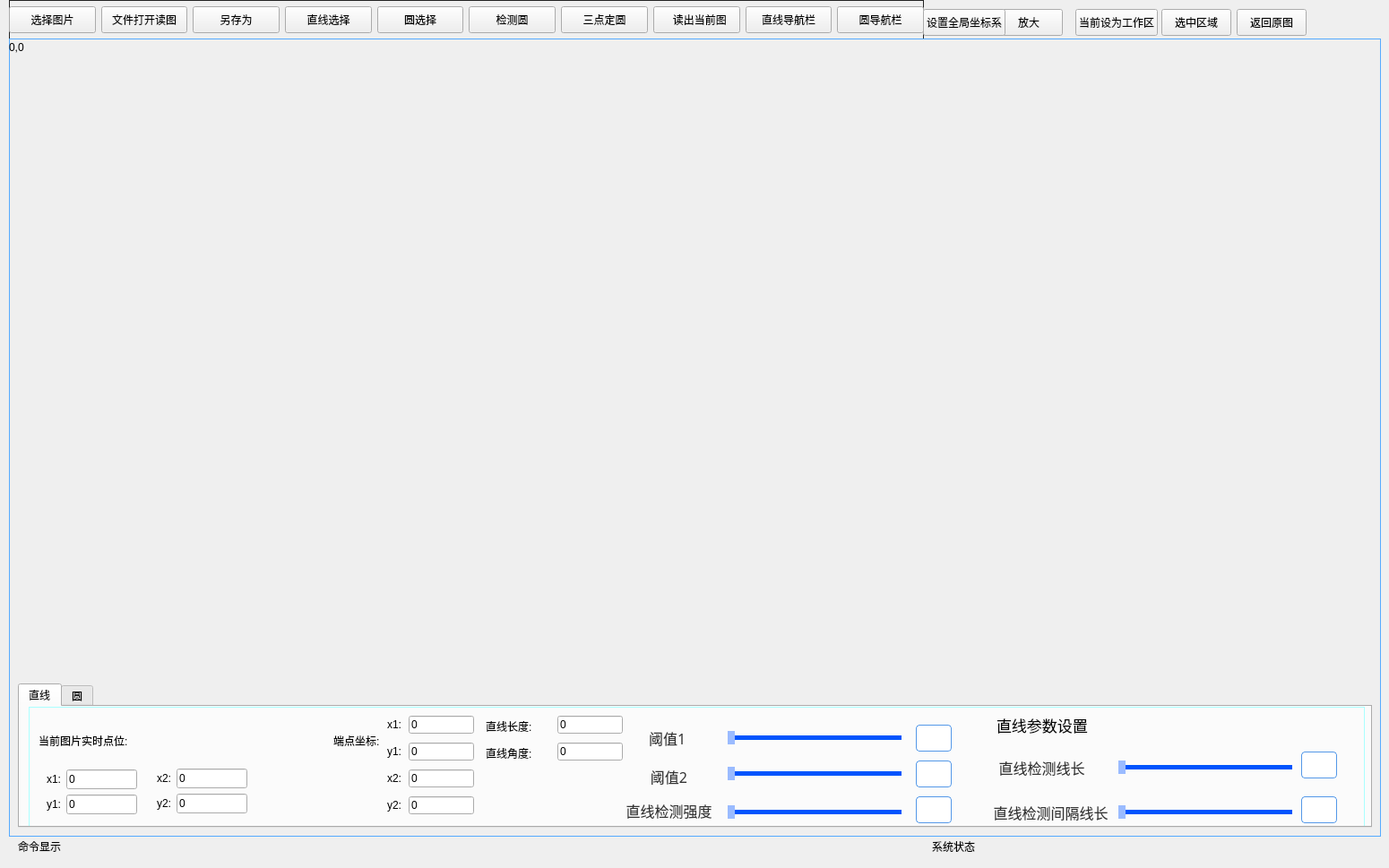
  <widget class="QWidget" name="centralWidget">
   <widget class="QWidget" name="widget" native="true">
    <property name="geometry">
     <rect>
      <x>10</x>
      <y>0</y>
      <width>1021</width>
      <height>44</height>
     </rect>
    </property>
    <property name="styleSheet">
     <string notr="true">QWidget#widget{border:1px solid #242424;}</string>
    </property>
    <layout class="QHBoxLayout" name="horizontalLayout">
     <item>
      <widget class="QPushButton" name="pushButton">
       <property name="minimumSize">
        <size>
         <width>0</width>
         <height>30</height>
        </size>
       </property>
       <property name="text">
        <string>选择图片</string>
       </property>
      </widget>
     </item>
     <item>
      <widget class="QPushButton" name="Btn_SaveFile">
       <property name="minimumSize">
        <size>
         <width>0</width>
         <height>30</height>
        </size>
       </property>
       <property name="text">
        <string>文件打开读图</string>
       </property>
      </widget>
     </item>
     <item>
      <widget class="QPushButton" name="Btn_SaveOther">
       <property name="minimumSize">
        <size>
         <width>0</width>
         <height>30</height>
        </size>
       </property>
       <property name="text">
        <string>另存为</string>
       </property>
      </widget>
     </item>
     <item>
      <widget class="QPushButton" name="pushButton_3">
       <property name="minimumSize">
        <size>
         <width>0</width>
         <height>30</height>
        </size>
       </property>
       <property name="text">
        <string>直线选择</string>
       </property>
      </widget>
     </item>
     <item>
      <widget class="QPushButton" name="pushButton_4">
       <property name="minimumSize">
        <size>
         <width>0</width>
         <height>30</height>
        </size>
       </property>
       <property name="text">
        <string>圆选择</string>
       </property>
      </widget>
     </item>
     <item>
      <widget class="QPushButton" name="Btn_CirNewChosse">
       <property name="minimumSize">
        <size>
         <width>0</width>
         <height>30</height>
        </size>
       </property>
       <property name="text">
        <string>检测圆</string>
       </property>
      </widget>
     </item>
     <item>
      <widget class="QPushButton" name="Btn_HuaYuan">
       <property name="minimumSize">
        <size>
         <width>0</width>
         <height>30</height>
        </size>
       </property>
       <property name="text">
        <string>三点定圆</string>
       </property>
      </widget>
     </item>
     <item>
      <widget class="QPushButton" name="pushButton_6">
       <property name="minimumSize">
        <size>
         <width>0</width>
         <height>30</height>
        </size>
       </property>
       <property name="text">
        <string>  读出当前图</string>
       </property>
      </widget>
     </item>
     <item>
      <widget class="QPushButton" name="pushButton_12">
       <property name="minimumSize">
        <size>
         <width>0</width>
         <height>30</height>
        </size>
       </property>
       <property name="text">
        <string>直线导航栏</string>
       </property>
      </widget>
     </item>
     <item>
      <widget class="QPushButton" name="pushButton_11">
       <property name="minimumSize">
        <size>
         <width>0</width>
         <height>30</height>
        </size>
       </property>
       <property name="text">
        <string>圆导航栏</string>
       </property>
      </widget>
     </item>
    </layout>
   </widget>
   <widget class="QWidget" name="widget_2" native="true">
    <property name="geometry">
     <rect>
      <x>10</x>
      <y>43</y>
      <width>1531</width>
      <height>891</height>
     </rect>
    </property>
    <property name="minimumSize">
     <size>
      <width>971</width>
      <height>0</height>
     </size>
    </property>
    <property name="styleSheet">
     <string notr="true">QWidget#widget_2{border:1px solid rgb(85, 170, 255);}</string>
    </property>
    <widget class="QWidget" name="widget_4" native="true">
     <property name="geometry">
      <rect>
       <x>20</x>
       <y>10</y>
       <width>1501</width>
       <height>711</height>
      </rect>
     </property>
     <layout class="QGridLayout" name="gridLayout">
      <property name="leftMargin">
       <number>0</number>
      </property>
      <property name="topMargin">
       <number>0</number>
      </property>
      <property name="rightMargin">
       <number>0</number>
      </property>
      <property name="bottomMargin">
       <number>0</number>
      </property>
      <property name="spacing">
       <number>0</number>
      </property>
     </layout>
    </widget>
    <widget class="QTabWidget" name="tabWidget_2">
     <property name="geometry">
      <rect>
       <x>10</x>
       <y>720</y>
       <width>1511</width>
       <height>161</height>
      </rect>
     </property>
     <property name="currentIndex">
      <number>0</number>
     </property>
     <widget class="QWidget" name="tab_3">
      <attribute name="title">
       <string>直线</string>
      </attribute>
      <widget class="QWidget" name="widget_3" native="true">
       <property name="geometry">
        <rect>
         <x>10</x>
         <y>0</y>
         <width>1491</width>
         <height>134</height>
        </rect>
       </property>
       <property name="styleSheet">
        <string notr="true">QWidget#widget_3{border:1px solid rgb(170, 255, 255);}</string>
       </property>
       <widget class="QWidget" name="layoutWidget">
        <property name="geometry">
         <rect>
          <x>143</x>
          <y>69</y>
          <width>101</width>
          <height>52</height>
         </rect>
        </property>
        <layout class="QVBoxLayout" name="verticalLayout_4">
         <item>
          <layout class="QHBoxLayout" name="horizontalLayout_10">
           <item>
            <widget class="QLabel" name="label_4">
             <property name="maximumSize">
              <size>
               <width>100</width>
               <height>16777215</height>
              </size>
             </property>
             <property name="text">
              <string>x2:</string>
             </property>
            </widget>
           </item>
           <item>
            <widget class="QLineEdit" name="lineEdit_start_x_2">
             <property name="maximumSize">
              <size>
               <width>100</width>
               <height>16777215</height>
              </size>
             </property>
             <property name="text">
              <string>0</string>
             </property>
            </widget>
           </item>
          </layout>
         </item>
         <item>
          <layout class="QHBoxLayout" name="horizontalLayout_12">
           <item>
            <widget class="QLabel" name="label_13">
             <property name="maximumSize">
              <size>
               <width>100</width>
               <height>16777215</height>
              </size>
             </property>
             <property name="text">
              <string>y2:</string>
             </property>
            </widget>
           </item>
           <item>
            <widget class="QLineEdit" name="lineEdit_start_y_2">
             <property name="maximumSize">
              <size>
               <width>100</width>
               <height>16777215</height>
              </size>
             </property>
             <property name="text">
              <string>0</string>
             </property>
            </widget>
           </item>
          </layout>
         </item>
        </layout>
       </widget>
       <widget class="QLabel" name="label_10">
        <property name="geometry">
         <rect>
          <x>11</x>
          <y>30</y>
          <width>151</width>
          <height>16</height>
         </rect>
        </property>
        <property name="text">
         <string>当前图片实时点位:</string>
        </property>
       </widget>
       <widget class="QWidget" name="layoutWidget_2">
        <property name="geometry">
         <rect>
          <x>20</x>
          <y>70</y>
          <width>101</width>
          <height>52</height>
         </rect>
        </property>
        <layout class="QVBoxLayout" name="verticalLayout_3">
         <item>
          <layout class="QHBoxLayout" name="horizontalLayout_8">
           <item>
            <widget class="QLabel" name="label_3">
             <property name="maximumSize">
              <size>
               <width>100</width>
               <height>16777215</height>
              </size>
             </property>
             <property name="text">
              <string>x1:</string>
             </property>
            </widget>
           </item>
           <item>
            <widget class="QLineEdit" name="lineEdit_start_x">
             <property name="maximumSize">
              <size>
               <width>100</width>
               <height>16777215</height>
              </size>
             </property>
             <property name="text">
              <string>0</string>
             </property>
            </widget>
           </item>
          </layout>
         </item>
         <item>
          <layout class="QHBoxLayout" name="horizontalLayout_9">
           <item>
            <widget class="QLabel" name="label_9">
             <property name="maximumSize">
              <size>
               <width>100</width>
               <height>16777215</height>
              </size>
             </property>
             <property name="text">
              <string>y1:</string>
             </property>
            </widget>
           </item>
           <item>
            <widget class="QLineEdit" name="lineEdit_start_y">
             <property name="maximumSize">
              <size>
               <width>100</width>
               <height>16777215</height>
              </size>
             </property>
             <property name="text">
              <string>0</string>
             </property>
            </widget>
           </item>
          </layout>
         </item>
        </layout>
       </widget>
       <widget class="QLabel" name="label_14">
        <property name="geometry">
         <rect>
          <x>340</x>
          <y>30</y>
          <width>81</width>
          <height>16</height>
         </rect>
        </property>
        <property name="text">
         <string>端点坐标:</string>
        </property>
       </widget>
       <widget class="QLabel" name="label_15">
        <property name="geometry">
         <rect>
          <x>400</x>
          <y>40</y>
          <width>18</width>
          <height>20</height>
         </rect>
        </property>
        <property name="maximumSize">
         <size>
          <width>100</width>
          <height>16777215</height>
         </size>
        </property>
        <property name="text">
         <string>y1:</string>
        </property>
       </widget>
       <widget class="QLabel" name="label_5">
        <property name="geometry">
         <rect>
          <x>400</x>
          <y>10</y>
          <width>18</width>
          <height>20</height>
         </rect>
        </property>
        <property name="maximumSize">
         <size>
          <width>100</width>
          <height>16777215</height>
         </size>
        </property>
        <property name="text">
         <string>x1:</string>
        </property>
       </widget>
       <widget class="QLineEdit" name="lineEdit_Dpointy">
        <property name="geometry">
         <rect>
          <x>424</x>
          <y>40</y>
          <width>73</width>
          <height>20</height>
         </rect>
        </property>
        <property name="maximumSize">
         <size>
          <width>100</width>
          <height>16777215</height>
         </size>
        </property>
        <property name="text">
         <string>0</string>
        </property>
       </widget>
       <widget class="QLineEdit" name="lineEdit_Dpointx">
        <property name="geometry">
         <rect>
          <x>424</x>
          <y>10</y>
          <width>73</width>
          <height>20</height>
         </rect>
        </property>
        <property name="maximumSize">
         <size>
          <width>100</width>
          <height>16777215</height>
         </size>
        </property>
        <property name="text">
         <string>0</string>
        </property>
       </widget>
       <widget class="QLineEdit" name="lineEdit_Lenth">
        <property name="geometry">
         <rect>
          <x>590</x>
          <y>10</y>
          <width>73</width>
          <height>20</height>
         </rect>
        </property>
        <property name="maximumSize">
         <size>
          <width>100</width>
          <height>16777215</height>
         </size>
        </property>
        <property name="text">
         <string>0</string>
        </property>
       </widget>
       <widget class="QLabel" name="label_16">
        <property name="geometry">
         <rect>
          <x>510</x>
          <y>12</y>
          <width>61</width>
          <height>20</height>
         </rect>
        </property>
        <property name="text">
         <string>直线长度:</string>
        </property>
       </widget>
       <widget class="QLabel" name="label_6">
        <property name="geometry">
         <rect>
          <x>400</x>
          <y>70</y>
          <width>18</width>
          <height>20</height>
         </rect>
        </property>
        <property name="maximumSize">
         <size>
          <width>100</width>
          <height>16777215</height>
         </size>
        </property>
        <property name="text">
         <string>x2:</string>
        </property>
       </widget>
       <widget class="QLineEdit" name="lineEdit_Dpointx_2">
        <property name="geometry">
         <rect>
          <x>424</x>
          <y>70</y>
          <width>73</width>
          <height>20</height>
         </rect>
        </property>
        <property name="maximumSize">
         <size>
          <width>100</width>
          <height>16777215</height>
         </size>
        </property>
        <property name="text">
         <string>0</string>
        </property>
       </widget>
       <widget class="QLabel" name="label_17">
        <property name="geometry">
         <rect>
          <x>400</x>
          <y>100</y>
          <width>18</width>
          <height>20</height>
         </rect>
        </property>
        <property name="maximumSize">
         <size>
          <width>100</width>
          <height>16777215</height>
         </size>
        </property>
        <property name="text">
         <string>y2:</string>
        </property>
       </widget>
       <widget class="QLineEdit" name="lineEdit_Dpointy_2">
        <property name="geometry">
         <rect>
          <x>424</x>
          <y>100</y>
          <width>73</width>
          <height>20</height>
         </rect>
        </property>
        <property name="maximumSize">
         <size>
          <width>100</width>
          <height>16777215</height>
         </size>
        </property>
        <property name="text">
         <string>0</string>
        </property>
       </widget>
       <widget class="QLineEdit" name="lineEdit_angle">
        <property name="geometry">
         <rect>
          <x>590</x>
          <y>40</y>
          <width>73</width>
          <height>20</height>
         </rect>
        </property>
        <property name="maximumSize">
         <size>
          <width>100</width>
          <height>16777215</height>
         </size>
        </property>
        <property name="text">
         <string>0</string>
        </property>
       </widget>
       <widget class="QLabel" name="label_18">
        <property name="geometry">
         <rect>
          <x>510</x>
          <y>42</y>
          <width>61</width>
          <height>20</height>
         </rect>
        </property>
        <property name="text">
         <string>直线角度:</string>
        </property>
       </widget>
       <widget class="QSlider" name="horizontalSlider_Binarization">
        <property name="geometry">
         <rect>
          <x>780</x>
          <y>67</y>
          <width>200</width>
          <height>15</height>
         </rect>
        </property>
        <property name="styleSheet">
         <string notr="true">QSlider{
    border: 1px solid transparent;
}
QSlider::groove{
    border: 1px solid   rgb(0,84,253);
    background:  rgb(0,84,253);
}
QSlider::handle {/*设置中间的那个滑动的键*/                           
    border: 1px solid   rgb(154,187,255);
    background:rgb(154,187,255);
}
QSlider::groove:horizontal {
    height: 3px; /* the groove expands to the size of the slider by default. by giving it a height, it has a fixed size */
    left:5px; right: 5px;
}
QSlider::groove:vertical{
    width: 3px;
    top: 5px; bottom: 5px;
}
QSlider::handle:horizontal{
    width: 6px;
    margin: -7px; /* height */
}
QSlider::handle:vertical{
    height: 6px;
    margin: -7px; /* height */
}
QSlider::add-page{/*还没有滑上去的地方*/
    border: 1px solid   rgb(0,84,253);
    background:  rgb(0,84,253);
}
QSlider::sub-page{/*已经划过的从地方*/                            
    background:  rgb(0,84,253);
}</string>
        </property>
        <property name="maximum">
         <number>200</number>
        </property>
        <property name="orientation">
         <enum>Qt::Horizontal</enum>
        </property>
       </widget>
       <widget class="QLineEdit" name="ldt_Gray">
        <property name="geometry">
         <rect>
          <x>990</x>
          <y>20</y>
          <width>40</width>
          <height>30</height>
         </rect>
        </property>
        <property name="styleSheet">
         <string notr="true">background: #FFFFFF;
border: 1px solid #5498E8;
box-sizing: border-box;
border-radius: 4px;

font-family: PingFang SC;
font-style: normal;
font-weight: normal;
font-size: 14px;
line-height: 20px;
/* identical to box height */


color: #666666;</string>
        </property>
       </widget>
       <widget class="QLabel" name="label_24">
        <property name="geometry">
         <rect>
          <x>1080</x>
          <y>0</y>
          <width>281</width>
          <height>41</height>
         </rect>
        </property>
        <property name="font">
         <font>
          <pointsize>13</pointsize>
         </font>
        </property>
        <property name="text">
         <string>直线参数设置</string>
        </property>
       </widget>
       <widget class="QLineEdit" name="ldt_Binarization">
        <property name="geometry">
         <rect>
          <x>990</x>
          <y>100</y>
          <width>40</width>
          <height>30</height>
         </rect>
        </property>
        <property name="styleSheet">
         <string notr="true">background: #FFFFFF;
border: 1px solid #5498E8;
box-sizing: border-box;
border-radius: 4px;

font-family: PingFang SC;
font-style: normal;
font-weight: normal;
font-size: 14px;
line-height: 20px;
/* identical to box height */


color: #666666;</string>
        </property>
       </widget>
       <widget class="QLabel" name="label_29">
        <property name="geometry">
         <rect>
          <x>650</x>
          <y>24</y>
          <width>121</width>
          <height>22</height>
         </rect>
        </property>
        <property name="styleSheet">
         <string notr="true">font-family: PingFang SC;
font-style: normal;
font-weight: normal;
font-size: 16px;
line-height: 22px;

color: #333333;</string>
        </property>
        <property name="text">
         <string> 阈值1</string>
        </property>
        <property name="alignment">
         <set>Qt::AlignCenter</set>
        </property>
       </widget>
       <widget class="QSlider" name="horizontalSlider_Gray">
        <property name="geometry">
         <rect>
          <x>780</x>
          <y>27</y>
          <width>200</width>
          <height>15</height>
         </rect>
        </property>
        <property name="styleSheet">
         <string notr="true">QSlider{
    border: 1px solid transparent;
}
QSlider::groove{
    border: 1px solid   rgb(0,84,253);
    background:  rgb(0,84,253);
}
QSlider::handle {/*设置中间的那个滑动的键*/                           
    border: 1px solid   rgb(154,187,255);
    background:rgb(154,187,255);
}
QSlider::groove:horizontal {
    height: 3px; /* the groove expands to the size of the slider by default. by giving it a height, it has a fixed size */
    left:5px; right: 5px;
}
QSlider::groove:vertical{
    width: 3px;
    top: 5px; bottom: 5px;
}
QSlider::handle:horizontal{
    width: 6px;
    margin: -7px; /* height */
}
QSlider::handle:vertical{
    height: 6px;
    margin: -7px; /* height */
}
QSlider::add-page{/*还没有滑上去的地方*/
    border: 1px solid   rgb(0,84,253);
    background:  rgb(0,84,253);
}
QSlider::sub-page{/*已经划过的从地方*/                            
    background:  rgb(0,84,253);
}</string>
        </property>
        <property name="maximum">
         <number>100</number>
        </property>
        <property name="orientation">
         <enum>Qt::Horizontal</enum>
        </property>
       </widget>
       <widget class="QLabel" name="label_30">
        <property name="geometry">
         <rect>
          <x>654</x>
          <y>67</y>
          <width>121</width>
          <height>22</height>
         </rect>
        </property>
        <property name="styleSheet">
         <string notr="true">font-family: PingFang SC;
font-style: normal;
font-weight: normal;
font-size: 16px;
line-height: 22px;

color: #333333;</string>
        </property>
        <property name="text">
         <string>阈值2</string>
        </property>
        <property name="alignment">
         <set>Qt::AlignCenter</set>
        </property>
       </widget>
       <widget class="QLabel" name="label_31">
        <property name="geometry">
         <rect>
          <x>654</x>
          <y>105</y>
          <width>121</width>
          <height>22</height>
         </rect>
        </property>
        <property name="styleSheet">
         <string notr="true">font-family: PingFang SC;
font-style: normal;
font-weight: normal;
font-size: 16px;
line-height: 22px;

color: #333333;</string>
        </property>
        <property name="text">
         <string>直线检测强度</string>
        </property>
        <property name="alignment">
         <set>Qt::AlignCenter</set>
        </property>
       </widget>
       <widget class="QLineEdit" name="ldt_LinearStrength">
        <property name="geometry">
         <rect>
          <x>990</x>
          <y>60</y>
          <width>40</width>
          <height>30</height>
         </rect>
        </property>
        <property name="styleSheet">
         <string notr="true">background: #FFFFFF;
border: 1px solid #5498E8;
box-sizing: border-box;
border-radius: 4px;

font-family: PingFang SC;
font-style: normal;
font-weight: normal;
font-size: 14px;
line-height: 20px;
/* identical to box height */


color: #666666;</string>
        </property>
       </widget>
       <widget class="QSlider" name="horizontalSlider_LinearStrength">
        <property name="geometry">
         <rect>
          <x>780</x>
          <y>110</y>
          <width>200</width>
          <height>15</height>
         </rect>
        </property>
        <property name="styleSheet">
         <string notr="true">QSlider{
    border: 1px solid transparent;
}
QSlider::groove{
    border: 1px solid   rgb(0,84,253);
    background:  rgb(0,84,253);
}
QSlider::handle {/*设置中间的那个滑动的键*/                           
    border: 1px solid   rgb(154,187,255);
    background:rgb(154,187,255);
}
QSlider::groove:horizontal {
    height: 3px; /* the groove expands to the size of the slider by default. by giving it a height, it has a fixed size */
    left:5px; right: 5px;
}
QSlider::groove:vertical{
    width: 3px;
    top: 5px; bottom: 5px;
}
QSlider::handle:horizontal{
    width: 6px;
    margin: -7px; /* height */
}
QSlider::handle:vertical{
    height: 6px;
    margin: -7px; /* height */
}
QSlider::add-page{/*还没有滑上去的地方*/
    border: 1px solid   rgb(0,84,253);
    background:  rgb(0,84,253);
}
QSlider::sub-page{/*已经划过的从地方*/                            
    background:  rgb(0,84,253);
}</string>
        </property>
        <property name="orientation">
         <enum>Qt::Horizontal</enum>
        </property>
       </widget>
       <widget class="QSlider" name="horizontalSlider_LinearLength">
        <property name="geometry">
         <rect>
          <x>1216</x>
          <y>60</y>
          <width>200</width>
          <height>15</height>
         </rect>
        </property>
        <property name="styleSheet">
         <string notr="true">QSlider{
    border: 1px solid transparent;
}
QSlider::groove{
    border: 1px solid   rgb(0,84,253);
    background:  rgb(0,84,253);
}
QSlider::handle {/*设置中间的那个滑动的键*/                           
    border: 1px solid   rgb(154,187,255);
    background:rgb(154,187,255);
}
QSlider::groove:horizontal {
    height: 3px; /* the groove expands to the size of the slider by default. by giving it a height, it has a fixed size */
    left:5px; right: 5px;
}
QSlider::groove:vertical{
    width: 3px;
    top: 5px; bottom: 5px;
}
QSlider::handle:horizontal{
    width: 6px;
    margin: -7px; /* height */
}
QSlider::handle:vertical{
    height: 6px;
    margin: -7px; /* height */
}
QSlider::add-page{/*还没有滑上去的地方*/
    border: 1px solid   rgb(0,84,253);
    background:  rgb(0,84,253);
}
QSlider::sub-page{/*已经划过的从地方*/                            
    background:  rgb(0,84,253);
}</string>
        </property>
        <property name="orientation">
         <enum>Qt::Horizontal</enum>
        </property>
       </widget>
       <widget class="QLineEdit" name="ldt_LinearIntervalLength">
        <property name="geometry">
         <rect>
          <x>1420</x>
          <y>100</y>
          <width>40</width>
          <height>30</height>
         </rect>
        </property>
        <property name="styleSheet">
         <string notr="true">background: #FFFFFF;
border: 1px solid #5498E8;
box-sizing: border-box;
border-radius: 4px;

font-family: PingFang SC;
font-style: normal;
font-weight: normal;
font-size: 14px;
line-height: 20px;
/* identical to box height */


color: #666666;</string>
        </property>
       </widget>
       <widget class="QLabel" name="label_32">
        <property name="geometry">
         <rect>
          <x>1070</x>
          <y>57</y>
          <width>121</width>
          <height>22</height>
         </rect>
        </property>
        <property name="styleSheet">
         <string notr="true">font-family: PingFang SC;
font-style: normal;
font-weight: normal;
font-size: 16px;
line-height: 22px;

color: #333333;</string>
        </property>
        <property name="text">
         <string>直线检测线长</string>
        </property>
        <property name="alignment">
         <set>Qt::AlignCenter</set>
        </property>
       </widget>
       <widget class="QLabel" name="label_33">
        <property name="geometry">
         <rect>
          <x>1070</x>
          <y>107</y>
          <width>141</width>
          <height>22</height>
         </rect>
        </property>
        <property name="styleSheet">
         <string notr="true">font-family: PingFang SC;
font-style: normal;
font-weight: normal;
font-size: 16px;
line-height: 22px;

color: #333333;</string>
        </property>
        <property name="text">
         <string>直线检测间隔线长</string>
        </property>
        <property name="alignment">
         <set>Qt::AlignCenter</set>
        </property>
       </widget>
       <widget class="QSlider" name="horizontalSlider_LinearIntervalLength">
        <property name="geometry">
         <rect>
          <x>1216</x>
          <y>110</y>
          <width>200</width>
          <height>15</height>
         </rect>
        </property>
        <property name="styleSheet">
         <string notr="true">QSlider{
    border: 1px solid transparent;
}
QSlider::groove{
    border: 1px solid   rgb(0,84,253);
    background:  rgb(0,84,253);
}
QSlider::handle {/*设置中间的那个滑动的键*/                           
    border: 1px solid   rgb(154,187,255);
    background:rgb(154,187,255);
}
QSlider::groove:horizontal {
    height: 3px; /* the groove expands to the size of the slider by default. by giving it a height, it has a fixed size */
    left:5px; right: 5px;
}
QSlider::groove:vertical{
    width: 3px;
    top: 5px; bottom: 5px;
}
QSlider::handle:horizontal{
    width: 6px;
    margin: -7px; /* height */
}
QSlider::handle:vertical{
    height: 6px;
    margin: -7px; /* height */
}
QSlider::add-page{/*还没有滑上去的地方*/
    border: 1px solid   rgb(0,84,253);
    background:  rgb(0,84,253);
}
QSlider::sub-page{/*已经划过的从地方*/                            
    background:  rgb(0,84,253);
}</string>
        </property>
        <property name="maximum">
         <number>50</number>
        </property>
        <property name="orientation">
         <enum>Qt::Horizontal</enum>
        </property>
       </widget>
       <widget class="QLineEdit" name="ldt_LinearLength">
        <property name="geometry">
         <rect>
          <x>1420</x>
          <y>50</y>
          <width>40</width>
          <height>30</height>
         </rect>
        </property>
        <property name="styleSheet">
         <string notr="true">background: #FFFFFF;
border: 1px solid #5498E8;
box-sizing: border-box;
border-radius: 4px;

font-family: PingFang SC;
font-style: normal;
font-weight: normal;
font-size: 14px;
line-height: 20px;
/* identical to box height */


color: #666666;</string>
        </property>
       </widget>
      </widget>
     </widget>
     <widget class="QWidget" name="tab_4">
      <attribute name="title">
       <string>圆</string>
      </attribute>
      <widget class="QLabel" name="label_11">
       <property name="geometry">
        <rect>
         <x>20</x>
         <y>80</y>
         <width>51</width>
         <height>16</height>
        </rect>
       </property>
       <property name="text">
        <string>圆点位:</string>
       </property>
      </widget>
      <widget class="QLineEdit" name="lineEdit_size_w">
       <property name="geometry">
        <rect>
         <x>80</x>
         <y>30</y>
         <width>82</width>
         <height>20</height>
        </rect>
       </property>
       <property name="maximumSize">
        <size>
         <width>100</width>
         <height>16777215</height>
        </size>
       </property>
       <property name="text">
        <string>0</string>
       </property>
      </widget>
      <widget class="QLabel" name="label_12">
       <property name="geometry">
        <rect>
         <x>20</x>
         <y>30</y>
         <width>36</width>
         <height>20</height>
        </rect>
       </property>
       <property name="maximumSize">
        <size>
         <width>100</width>
         <height>16777215</height>
        </size>
       </property>
       <property name="text">
        <string>圆半径</string>
       </property>
      </widget>
      <widget class="QLineEdit" name="lineEdit_CirPoint">
       <property name="geometry">
        <rect>
         <x>80</x>
         <y>80</y>
         <width>82</width>
         <height>20</height>
        </rect>
       </property>
       <property name="maximumSize">
        <size>
         <width>100</width>
         <height>16777215</height>
        </size>
       </property>
       <property name="text">
        <string>0</string>
       </property>
      </widget>
     </widget>
    </widget>
   </widget>
   <widget class="QWidget" name="widget_5" native="true">
    <property name="geometry">
     <rect>
      <x>10</x>
      <y>930</y>
      <width>1321</width>
      <height>30</height>
     </rect>
    </property>
    <widget class="QLabel" name="Lbl_CMD">
     <property name="geometry">
      <rect>
       <x>10</x>
       <y>0</y>
       <width>141</width>
       <height>30</height>
      </rect>
     </property>
     <property name="text">
      <string>命令显示</string>
     </property>
    </widget>
    <widget class="QLabel" name="Lbl_CMD_2">
     <property name="geometry">
      <rect>
       <x>1030</x>
       <y>0</y>
       <width>141</width>
       <height>30</height>
      </rect>
     </property>
     <property name="text">
      <string>系统状态</string>
     </property>
    </widget>
   </widget>
   <widget class="QPushButton" name="pushButton_5">
    <property name="geometry">
     <rect>
      <x>1110</x>
      <y>10</y>
      <width>76</width>
      <height>30</height>
     </rect>
    </property>
    <property name="minimumSize">
     <size>
      <width>0</width>
      <height>30</height>
     </size>
    </property>
    <property name="text">
     <string>放大</string>
    </property>
   </widget>
   <widget class="QPushButton" name="Btn_SetCir">
    <property name="geometry">
     <rect>
      <x>1200</x>
      <y>10</y>
      <width>92</width>
      <height>30</height>
     </rect>
    </property>
    <property name="minimumSize">
     <size>
      <width>0</width>
      <height>30</height>
     </size>
    </property>
    <property name="text">
     <string>当前设为工作区</string>
    </property>
   </widget>
   <widget class="QLabel" name="label_2">
    <property name="geometry">
     <rect>
      <x>10</x>
      <y>45</y>
      <width>21</width>
      <height>16</height>
     </rect>
    </property>
    <property name="text">
     <string>0,0</string>
    </property>
   </widget>
   <widget class="QPushButton" name="pushButton_2">
    <property name="geometry">
     <rect>
      <x>1030</x>
      <y>10</y>
      <width>92</width>
      <height>30</height>
     </rect>
    </property>
    <property name="minimumSize">
     <size>
      <width>0</width>
      <height>30</height>
     </size>
    </property>
    <property name="text">
     <string>设置全局坐标系</string>
    </property>
   </widget>
   <widget class="QPushButton" name="pushButton_8">
    <property name="geometry">
     <rect>
      <x>1380</x>
      <y>10</y>
      <width>78</width>
      <height>30</height>
     </rect>
    </property>
    <property name="minimumSize">
     <size>
      <width>0</width>
      <height>30</height>
     </size>
    </property>
    <property name="text">
     <string>返回原图</string>
    </property>
   </widget>
   <widget class="QPushButton" name="pushButton_7">
    <property name="geometry">
     <rect>
      <x>1296</x>
      <y>10</y>
      <width>78</width>
      <height>30</height>
     </rect>
    </property>
    <property name="minimumSize">
     <size>
      <width>0</width>
      <height>30</height>
     </size>
    </property>
    <property name="text">
     <string>选中区域</string>
    </property>
   </widget>
  </widget>
